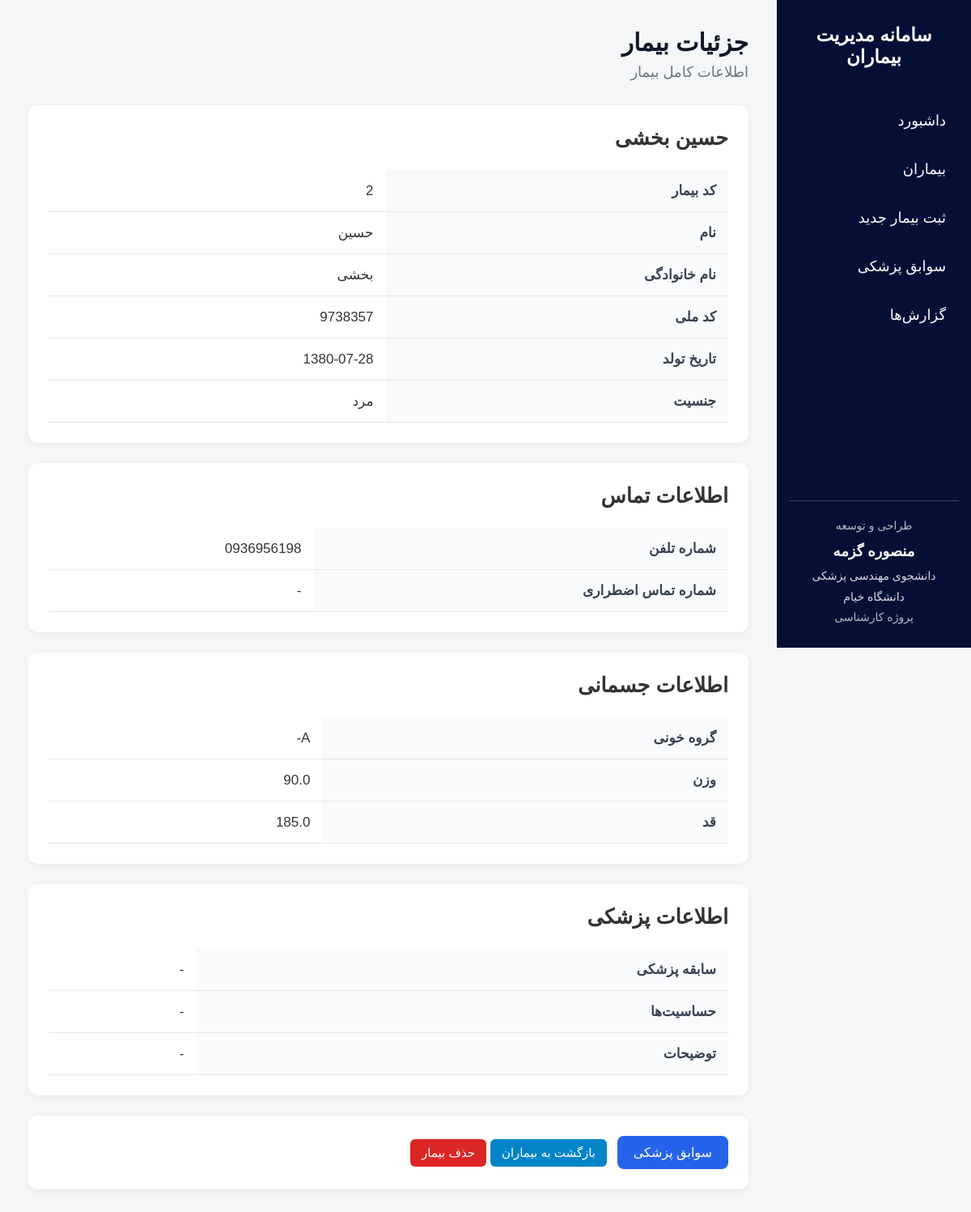
Page /patient/2 on the committed database.
### tables this page shows
CREATE TABLE patients (
            id INTEGER PRIMARY KEY AUTOINCREMENT,
            first_name TEXT NOT NULL,
            last_name TEXT NOT NULL,
            national_id TEXT,
            birth_date TEXT,
            gender TEXT,
            phone TEXT,
            blood_type TEXT,
            weight REAL,
            height REAL,
            emergency_phone TEXT,
            medical_history TEXT,
            allergies TEXT,
            notes TEXT
        );

### app.py (the view)
@app.route("/patient/<int:patient_id>")
def patient_detail(patient_id):
    connection = get_database_connection()
    patient = connection.execute(
        "SELECT * FROM patients WHERE id = ?",
        (patient_id,)
    ).fetchone()
    connection.close()
    if patient is None:
        return "بیمار پیدا نشد", 404
    return render_template(
        "patient_detail.html",
        patient=patient
    )

### app.py (called while the page is built)
def get_database_connection():
    connection = sqlite3.connect("patients.db")
    connection.row_factory = sqlite3.Row
    return connection

### templates/patient_detail.html (shortened to what this page needs)
{% extends "base.html" %}
{% block content %}
<div class="page-header">
    <h1>
        جزئیات بیمار
    </h1>
    <p>
        اطلاعات کامل بیمار
    </p>
</div>
<div class="card">
    <h2 style="margin-bottom: 25px;">
        {{ patient["first_name"] }}
        {{ patient["last_name"] }}
    </h2>
    <table>
        <tr>
            <th>
                کد بیمار
            </th>
            <td>
                {{ patient["id"] }}
            </td>
        </tr>
        <tr>
            <th>
                نام
            </th>
            <td>
                {{ patient["first_name"] }}
            </td>
        </tr>
        <tr>
            <th>
                نام خانوادگی
            </th>
            <td>
                {{ patient["last_name"] }}
            </td>
        </tr>
        <tr>
            <th>
                کد ملی
            </th>
            <td>
                {{ patient["national_id"] or "-" }}
            </td>
        </tr>
        <tr>
            <th>
                تاریخ تولد
            </th>
            <td>
                {{ patient["birth_date"] or "-" }}
            </td>
        </tr>
        <tr>
            <th>
                جنسیت
            </th>
            <td>
                {{ patient["gender"] or "-" }}
            </td>
        </tr>
    </table>
</div>
<div class="card">
    <h2 style="margin-bottom: 25px;">
        اطلاعات تماس
    </h2>
    <table>
        <tr>
            <th>
                شماره تلفن
            </th>
            <td>
                {{ patient["phone"] or "-" }}
            </td>
        </tr>
        <tr>
            <th>
                شماره تماس اضطراری
            </th>
            <td>
                {{ patient["emergency_phone"] or "-" }}
            </td>
        </tr>
    </table>
</div>
<div class="card">
    <h2 style="margin-bottom: 25px;">
        اطلاعات جسمانی
    </h2>
    <table>
        <tr>
            <th>
                گروه خونی
            </th>
            <td>
                {{ patient["blood_type"] or "-" }}
            </td>
        </tr>
        <tr>
            <th>
                وزن
            </th>
            <td>
                {{ patient["weight"] or "-" }}
            </td>
        </tr>
        <tr>
            <th>
                قد
            </th>
            <td>
                {{ patient["height"] or "-" }}
            </td>
        </tr>
    </table>
</div>
<div class="card">
    <h2 style="margin-bottom: 25px;">
        اطلاعات پزشکی
    </h2>
    <table>
        <tr>
            <th>
                سابقه پزشکی
            </th>
            <td>
                {{ patient["medical_history"] or "-" }}
            </td>
        </tr>
        <tr>
            <th>
                حساسیت‌ها
            </th>
            <td>
                {{ patient["allergies"] or "-" }}
            </td>
        </tr>
        <tr>
            <th>
                توضیحات
            </th>
            <td>
                {{ patient["notes"] or "-" }}
            </td>
        </tr>
    </table>
</div>
<div class="card">
    <div>
        <a
            href="/patient/{{ patient['id'] }}/medical-records"
            class="primary-button"
        >
            سوابق پزشکی
        </a>
        <a
            href="/patients"
            class="details-button"
            style="margin-right: 8px;"
        >
            بازگشت به بیماران
        </a>
         <form
            method="POST"
            action="/delete-patient/{{ patient['id'] }}"
            style="display: inline;"
            onsubmit="return confirm('آیا از حذف این بیمار مطمئن هستید؟');"
        >
            <button
                type="submit"
                class="delete-button"
            >
                حذف بیمار
            </button>
        </form>
    </div>
</div>
{% endblock %}

### templates/base.html (style rules this page uses)
* { box-sizing: border-box; margin: 0; padding: 0; }
html { direction: rtl; }
body { margin: 0; font-family: Calibri, Arial, sans-serif; background-color: #f4f6f8; color: #333; direction: rtl; text-align: right; font-size: 17px; }
.page-header { margin-bottom: 30px; }
.page-header h1 { font-size: 30px; color: #111827; margin-bottom: 8px; }
.page-header p { color: #6b7280; font-size: 18px; }
.card { background-color: white; padding: 25px; border-radius: 12px; box-shadow: 0 2px 8px rgba(0, 0, 0, 0.06); margin-bottom: 25px; }
.primary-button { display: inline-block; background-color: #2563eb; color: white; border: none; text-decoration: none; padding: 11px 20px; border-radius: 8px; cursor: pointer; font-family: inherit; font-size: 16px; }
.details-button { display: inline-block; background-color: #0284c7; color: white; text-decoration: none; padding: 8px 14px; border-radius: 6px; font-size: 15px; }
.delete-button { background-color: #dc2626; color: white; border: none; padding: 8px 14px; border-radius: 6px; cursor: pointer; font-family: inherit; font-size: 15px; }
table { width: 100%; border-collapse: collapse; direction: rtl; }
th, td { padding: 15px; text-align: right; border-bottom: 1px solid #e5e7eb; }
th { background-color: #f9fafb; color: #374151; }

### rows in the picture
patients: first_name "حسین", last_name "بخشی", id "2", national "9738357", birth_date "1380-07-28", gender "مرد", phone "0936956198", emergency_phone "-", blood_type "A-", weight "90.0", height "185.0", medical_history "-", allergies "-", notes "-"
